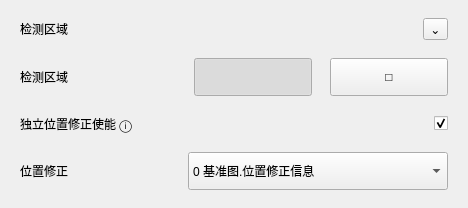
              <widget class="QFrame" name="detectionAreaCard">
               <property name="frameShape">
                <enum>QFrame::NoFrame</enum>
               </property>
               <property name="panelRole" stdset="0">
                <string>configCard</string>
               </property>
               <layout class="QVBoxLayout" name="verticalLayout_detectionArea">
                <property name="spacing">
                 <number>18</number>
                </property>
                <property name="leftMargin">
                 <number>20</number>
                </property>
                <property name="topMargin">
                 <number>18</number>
                </property>
                <property name="rightMargin">
                 <number>20</number>
                </property>
                <property name="bottomMargin">
                 <number>18</number>
                </property>
                <item>
                 <layout class="QHBoxLayout" name="horizontalLayout_detectionHeader">
                  <item>
                   <widget class="QLabel" name="detectionAreaTitleLabel">
                    <property name="text">
                     <string>检测区域</string>
                    </property>
                    <property name="role" stdset="0">
                     <string>cardTitle</string>
                    </property>
                   </widget>
                  </item>
                  <item>
                   <spacer name="horizontalSpacer_detectionHeader">
                    <property name="orientation">
                     <enum>Qt::Horizontal</enum>
                    </property>
                    <property name="sizeHint" stdset="0">
                     <size>
                      <width>40</width>
                      <height>20</height>
                     </size>
                    </property>
                   </spacer>
                  </item>
                  <item>
                   <widget class="QToolButton" name="detectionCollapseButton">
                    <property name="text">
                     <string>⌄</string>
                    </property>
                    <property name="role" stdset="0">
                     <string>collapseCard</string>
                    </property>
                   </widget>
                  </item>
                 </layout>
                </item>
                <item>
                 <layout class="QHBoxLayout" name="horizontalLayout_region">
                  <item>
                   <widget class="QLabel" name="regionLabel">
                    <property name="minimumSize">
                     <size>
                      <width>150</width>
                      <height>0</height>
                     </size>
                    </property>
                    <property name="text">
                     <string>检测区域</string>
                    </property>
                    <property name="role" stdset="0">
                     <string>rowField</string>
                    </property>
                   </widget>
                  </item>
                  <item>
                   <widget class="QToolButton" name="regionDrawButton">
                    <property name="minimumSize">
                     <size>
                      <width>118</width>
                      <height>38</height>
                     </size>
                    </property>
                    <property name="icon">
                     <iconset resource="../resources/resources.qrc">
                      <normaloff>:/icons/fit.svg</normaloff>:/icons/fit.svg</iconset>
                    </property>
                    <property name="iconSize">
                     <size>
                      <width>22</width>
                      <height>22</height>
                     </size>
                    </property>
                    <property name="checkable">
                     <bool>true</bool>
                    </property>
                    <property name="checked">
                     <bool>true</bool>
                    </property>
                   </widget>
                  </item>
                  <item>
                   <widget class="QToolButton" name="regionRectButton">
                    <property name="minimumSize">
                     <size>
                      <width>118</width>
                      <height>38</height>
                     </size>
                    </property>
                    <property name="text">
                     <string>□</string>
                    </property>
                    <property name="checkable">
                     <bool>true</bool>
                    </property>
                   </widget>
                  </item>
                 </layout>
                </item>
                <item>
                 <layout class="QHBoxLayout" name="horizontalLayout_positionEnable">
                  <item>
                   <widget class="QLabel" name="positionEnableLabel">
                    <property name="minimumSize">
                     <size>
                      <width>260</width>
                      <height>0</height>
                     </size>
                    </property>
                    <property name="text">
                     <string>独立位置修正使能 ⓘ</string>
                    </property>
                    <property name="role" stdset="0">
                     <string>rowField</string>
                    </property>
                   </widget>
                  </item>
                  <item>
                   <spacer name="horizontalSpacer_positionEnable">
                    <property name="orientation">
                     <enum>Qt::Horizontal</enum>
                    </property>
                    <property name="sizeHint" stdset="0">
                     <size>
                      <width>40</width>
                      <height>20</height>
                     </size>
                    </property>
                   </spacer>
                  </item>
                  <item>
                   <widget class="QCheckBox" name="positionCorrectionSwitch">
                    <property name="text">
                     <string/>
                    </property>
                    <property name="checked">
                     <bool>true</bool>
                    </property>
                   </widget>
                  </item>
                 </layout>
                </item>
                <item>
                 <layout class="QHBoxLayout" name="horizontalLayout_positionSource">
                  <item>
                   <widget class="QLabel" name="positionSourceLabel">
                    <property name="minimumSize">
                     <size>
                      <width>150</width>
                      <height>0</height>
                     </size>
                    </property>
                    <property name="text">
                     <string>位置修正</string>
                    </property>
                    <property name="role" stdset="0">
                     <string>rowField</string>
                    </property>
                   </widget>
                  </item>
                  <item>
                   <widget class="QComboBox" name="positionCorrectionComboBox">
                    <property name="minimumSize">
                     <size>
                      <width>260</width>
                      <height>38</height>
                     </size>
                    </property>
                    <item>
                     <property name="text">
                      <string>0 基准图.位置修正信息</string>
                     </property>
                    </item>
                   </widget>
                  </item>
                 </layout>
                </item>
               </layout>
              </widget>
